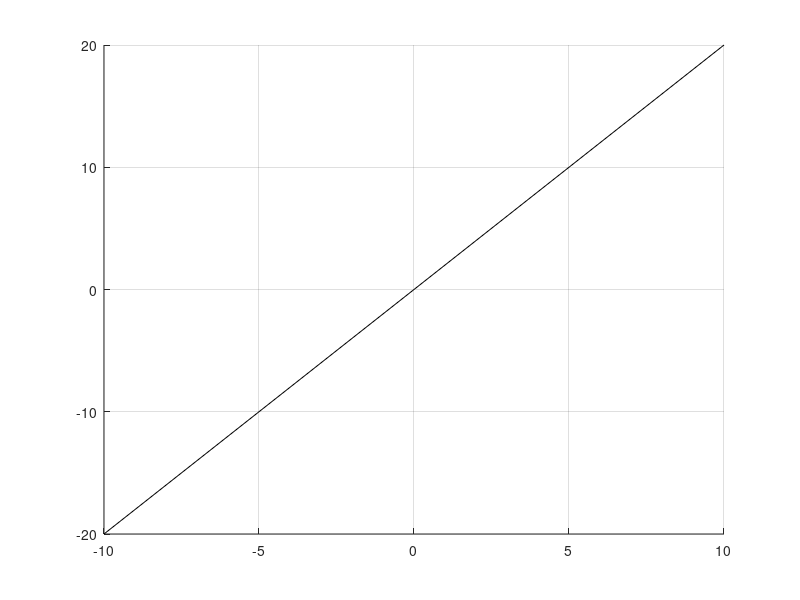

The MATLAB source for this figure: (Note: this script raises an error after producing the figure.)
close all;



pointA = [0,0,0];
pointB = [-10,-20,10];
pointC = [10,20,10];

normal = cross(pointA-pointB, pointA-pointC); %# Calculate plane normal
%# Transform points to x,y,z
x = [pointA(1) pointB(1) pointC(1)];  
y = [pointA(2) pointB(2) pointC(2)];
z = [pointA(3) pointB(3) pointC(3)];

%Find all coefficients of plane equation    
A = normal(1); B = normal(2); C = normal(3);
D = -dot(normal,pointA);
%Decide on a suitable showing range
xLim = [min(x) max(x)];
zLim = [min(z) max(z)];
[X,Z] = meshgrid(xLim,zLim);
Y = (A * X + C * Z + D)/ (-B);
reOrder = [1 2  4 3];
figure();
p = patch(X(reOrder),Y(reOrder),Z(reOrder),'b');
grid on;
alpha(0.3);

axis equal
rotate3d
view 3
